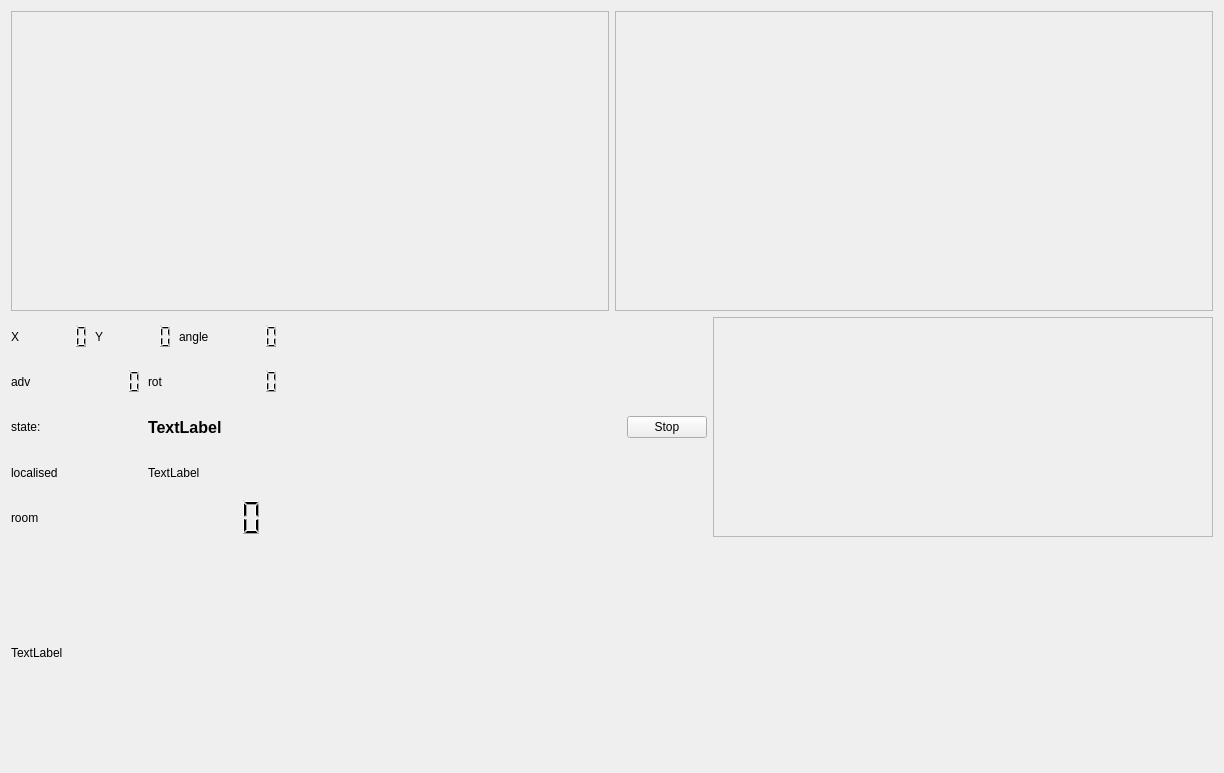
<?xml version="1.0" encoding="UTF-8"?>
<ui version="4.0">
 <class>guiDlg</class>
 <widget class="QWidget" name="guiDlg">
  <property name="geometry">
   <rect>
    <x>0</x>
    <y>0</y>
    <width>1224</width>
    <height>773</height>
   </rect>
  </property>
  <property name="windowTitle">
   <string>Localiser</string>
  </property>
  <layout class="QVBoxLayout" name="verticalLayout_3">
   <item>
    <layout class="QVBoxLayout" name="verticalLayout_2">
     <item>
      <layout class="QHBoxLayout" name="horizontalLayout_17">
       <item>
        <widget class="QFrame" name="frame">
         <property name="sizePolicy">
          <sizepolicy hsizetype="Expanding" vsizetype="Preferred">
           <horstretch>0</horstretch>
           <verstretch>0</verstretch>
          </sizepolicy>
         </property>
         <property name="minimumSize">
          <size>
           <width>500</width>
           <height>300</height>
          </size>
         </property>
         <property name="frameShape">
          <enum>QFrame::StyledPanel</enum>
         </property>
         <property name="frameShadow">
          <enum>QFrame::Raised</enum>
         </property>
        </widget>
       </item>
       <item>
        <widget class="QFrame" name="frame_room">
         <property name="sizePolicy">
          <sizepolicy hsizetype="Expanding" vsizetype="Preferred">
           <horstretch>0</horstretch>
           <verstretch>0</verstretch>
          </sizepolicy>
         </property>
         <property name="minimumSize">
          <size>
           <width>500</width>
           <height>300</height>
          </size>
         </property>
         <property name="frameShape">
          <enum>QFrame::StyledPanel</enum>
         </property>
         <property name="frameShadow">
          <enum>QFrame::Raised</enum>
         </property>
        </widget>
       </item>
      </layout>
     </item>
     <item>
      <layout class="QHBoxLayout" name="horizontalLayout_9">
       <item>
        <layout class="QHBoxLayout" name="horizontalLayout_18">
         <item>
          <layout class="QVBoxLayout" name="verticalLayout">
           <item>
            <layout class="QHBoxLayout" name="horizontalLayout_7">
             <item>
              <layout class="QHBoxLayout" name="horizontalLayout_2">
               <item>
                <widget class="QLabel" name="label">
                 <property name="text">
                  <string>X</string>
                 </property>
                </widget>
               </item>
               <item>
                <widget class="QLCDNumber" name="lcdNumber_x">
                 <property name="font">
                  <font>
                   <bold>true</bold>
                  </font>
                 </property>
                 <property name="frameShape">
                  <enum>QFrame::NoFrame</enum>
                 </property>
                 <property name="frameShadow">
                  <enum>QFrame::Plain</enum>
                 </property>
                </widget>
               </item>
              </layout>
             </item>
             <item>
              <layout class="QHBoxLayout" name="horizontalLayout_3">
               <item>
                <widget class="QLabel" name="label_2">
                 <property name="text">
                  <string>Y</string>
                 </property>
                </widget>
               </item>
               <item>
                <widget class="QLCDNumber" name="lcdNumber_y">
                 <property name="font">
                  <font>
                   <bold>true</bold>
                  </font>
                 </property>
                 <property name="frameShape">
                  <enum>QFrame::NoFrame</enum>
                 </property>
                </widget>
               </item>
              </layout>
             </item>
             <item>
              <layout class="QHBoxLayout" name="horizontalLayout_6">
               <item>
                <widget class="QLabel" name="label_3">
                 <property name="text">
                  <string>angle</string>
                 </property>
                </widget>
               </item>
               <item>
                <widget class="QLCDNumber" name="lcdNumber_angle">
                 <property name="font">
                  <font>
                   <bold>true</bold>
                  </font>
                 </property>
                 <property name="frameShape">
                  <enum>QFrame::NoFrame</enum>
                 </property>
                </widget>
               </item>
              </layout>
             </item>
            </layout>
           </item>
           <item>
            <layout class="QHBoxLayout" name="horizontalLayout_8">
             <item>
              <layout class="QHBoxLayout" name="horizontalLayout_4">
               <item>
                <widget class="QLabel" name="label_4">
                 <property name="text">
                  <string>adv</string>
                 </property>
                </widget>
               </item>
               <item>
                <widget class="QLCDNumber" name="lcdNumber_adv">
                 <property name="frameShape">
                  <enum>QFrame::NoFrame</enum>
                 </property>
                </widget>
               </item>
              </layout>
             </item>
             <item>
              <layout class="QHBoxLayout" name="horizontalLayout_5">
               <item>
                <widget class="QLabel" name="label_5">
                 <property name="text">
                  <string>rot</string>
                 </property>
                </widget>
               </item>
               <item>
                <widget class="QLCDNumber" name="lcdNumber_rot">
                 <property name="font">
                  <font>
                   <bold>true</bold>
                  </font>
                 </property>
                 <property name="frameShape">
                  <enum>QFrame::NoFrame</enum>
                 </property>
                </widget>
               </item>
              </layout>
             </item>
            </layout>
           </item>
           <item>
            <layout class="QHBoxLayout" name="horizontalLayout">
             <item>
              <widget class="QLabel" name="label_state_name">
               <property name="text">
                <string>state:</string>
               </property>
              </widget>
             </item>
             <item>
              <widget class="QLabel" name="label_state">
               <property name="font">
                <font>
                 <pointsize>12</pointsize>
                 <bold>true</bold>
                </font>
               </property>
               <property name="text">
                <string>TextLabel</string>
               </property>
              </widget>
             </item>
            </layout>
           </item>
           <item>
            <layout class="QHBoxLayout" name="horizontalLayout_11">
             <item>
              <widget class="QLabel" name="label_6">
               <property name="text">
                <string>localised</string>
               </property>
              </widget>
             </item>
             <item>
              <widget class="QLabel" name="label_localised">
               <property name="text">
                <string>TextLabel</string>
               </property>
              </widget>
             </item>
            </layout>
           </item>
           <item>
            <layout class="QHBoxLayout" name="horizontalLayout_10">
             <item>
              <widget class="QLabel" name="label_state_name_2">
               <property name="text">
                <string>room</string>
               </property>
              </widget>
             </item>
             <item>
              <widget class="QLCDNumber" name="lcdNumber_room">
               <property name="font">
                <font>
                 <bold>true</bold>
                </font>
               </property>
               <property name="frameShape">
                <enum>QFrame::NoFrame</enum>
               </property>
              </widget>
             </item>
            </layout>
           </item>
          </layout>
         </item>
         <item>
          <spacer name="horizontalSpacer">
           <property name="orientation">
            <enum>Qt::Horizontal</enum>
           </property>
           <property name="sizeHint" stdset="0">
            <size>
             <width>40</width>
             <height>20</height>
            </size>
           </property>
          </spacer>
         </item>
         <item>
          <widget class="QPushButton" name="pushButton_stop">
           <property name="text">
            <string>Stop</string>
           </property>
           <property name="checkable">
            <bool>true</bool>
           </property>
          </widget>
         </item>
        </layout>
       </item>
       <item>
        <widget class="QFrame" name="frame_plot_error">
         <property name="minimumSize">
          <size>
           <width>500</width>
           <height>0</height>
          </size>
         </property>
         <property name="frameShape">
          <enum>QFrame::StyledPanel</enum>
         </property>
         <property name="frameShadow">
          <enum>QFrame::Raised</enum>
         </property>
        </widget>
       </item>
      </layout>
     </item>
     <item>
      <widget class="QLabel" name="label_img">
       <property name="minimumSize">
        <size>
         <width>300</width>
         <height>100</height>
        </size>
       </property>
       <property name="text">
        <string>TextLabel</string>
       </property>
      </widget>
     </item>
    </layout>
   </item>
  </layout>
 </widget>
 <resources/>
 <connections/>
</ui>
